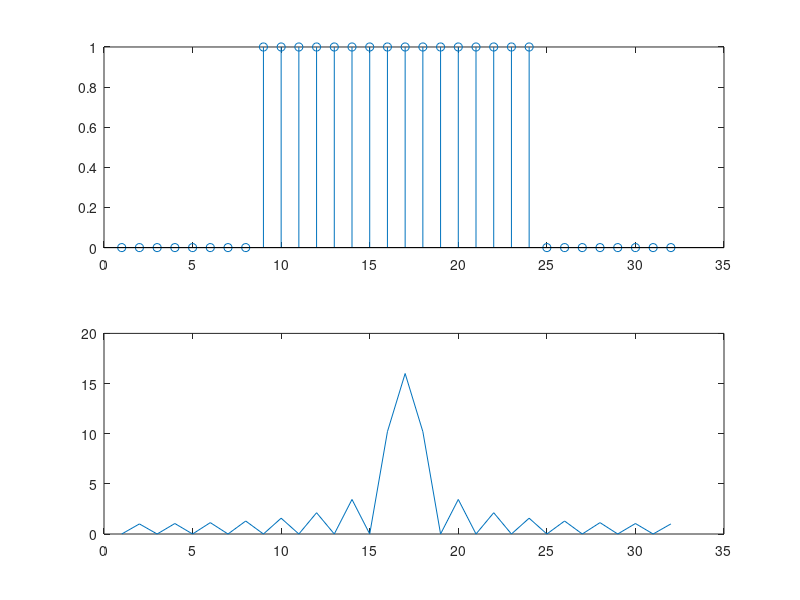

Reproduce this figure in MATLAB.
clc;
clear all;
close all;
x1=[zeros(1,8),ones(1,16),zeros(1,8)];
xk= fft(x1);
xk2= fftshift(xk);
subplot(2,1,1);
stem(x1);
subplot(2,1,2);
plot(abs(xk2));

